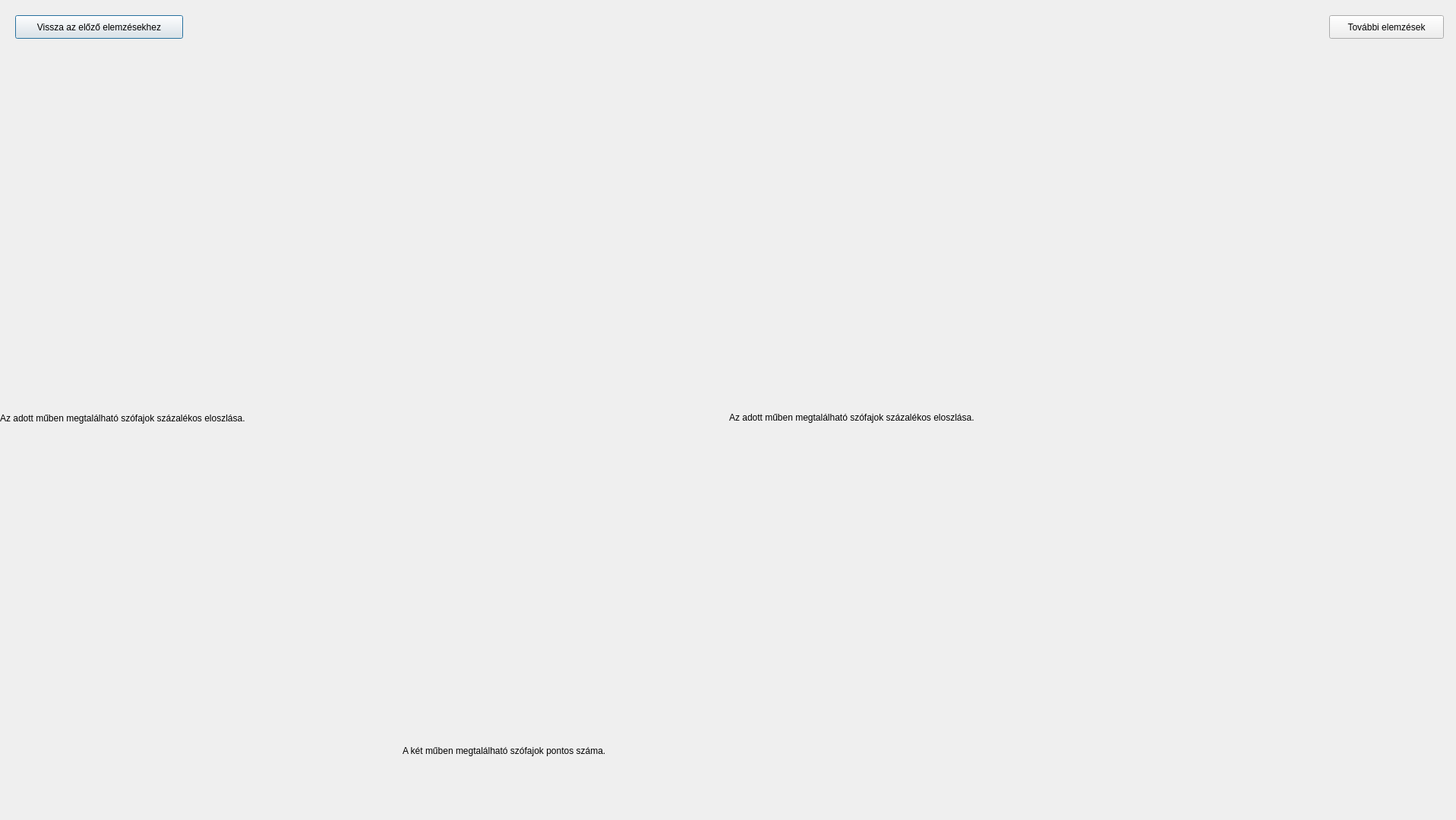
<?xml version="1.0" encoding="UTF-8"?>
<ui version="4.0">
 <class>Dialog</class>
 <widget class="QDialog" name="Dialog">
  <property name="geometry">
   <rect>
    <x>0</x>
    <y>0</y>
    <width>1917</width>
    <height>1080</height>
   </rect>
  </property>
  <property name="windowTitle">
   <string>Dialog</string>
  </property>
  <widget class="QWidget" name="verticalLayoutWidget">
   <property name="geometry">
    <rect>
     <x>0</x>
     <y>60</y>
     <width>961</width>
     <height>541</height>
    </rect>
   </property>
   <layout class="QVBoxLayout" name="vbox_1">
    <property name="sizeConstraint">
     <enum>QLayout::SetDefaultConstraint</enum>
    </property>
    <item>
     <widget class="QLabel" name="title_1">
      <property name="text">
       <string/>
      </property>
      <property name="textFormat">
       <enum>Qt::AutoText</enum>
      </property>
      <property name="alignment">
       <set>Qt::AlignCenter</set>
      </property>
     </widget>
    </item>
   </layout>
  </widget>
  <widget class="QLabel" name="themes_1">
   <property name="geometry">
    <rect>
     <x>0</x>
     <y>510</y>
     <width>639</width>
     <height>20</height>
    </rect>
   </property>
   <property name="text">
    <string/>
   </property>
  </widget>
  <widget class="QWidget" name="verticalLayoutWidget_2">
   <property name="geometry">
    <rect>
     <x>960</x>
     <y>60</y>
     <width>961</width>
     <height>541</height>
    </rect>
   </property>
   <layout class="QVBoxLayout" name="vbox_2">
    <property name="sizeConstraint">
     <enum>QLayout::SetDefaultConstraint</enum>
    </property>
    <item>
     <widget class="QLabel" name="title_2">
      <property name="text">
       <string/>
      </property>
      <property name="alignment">
       <set>Qt::AlignCenter</set>
      </property>
     </widget>
    </item>
   </layout>
  </widget>
  <widget class="QLabel" name="themes_2">
   <property name="geometry">
    <rect>
     <x>960</x>
     <y>510</y>
     <width>639</width>
     <height>20</height>
    </rect>
   </property>
   <property name="text">
    <string/>
   </property>
  </widget>
  <widget class="QPushButton" name="prev_screen_button">
   <property name="geometry">
    <rect>
     <x>20</x>
     <y>20</y>
     <width>221</width>
     <height>31</height>
    </rect>
   </property>
   <property name="text">
    <string>Vissza az előző elemzésekhez</string>
   </property>
  </widget>
  <widget class="QPushButton" name="next_screen_button">
   <property name="geometry">
    <rect>
     <x>1750</x>
     <y>20</y>
     <width>151</width>
     <height>31</height>
    </rect>
   </property>
   <property name="text">
    <string>További elemzések</string>
   </property>
  </widget>
  <widget class="QWidget" name="verticalLayoutWidget_3">
   <property name="geometry">
    <rect>
     <x>0</x>
     <y>600</y>
     <width>1921</width>
     <height>401</height>
    </rect>
   </property>
   <layout class="QVBoxLayout" name="pos_vbox"/>
  </widget>
  <widget class="QLabel" name="pos_pie_label_1">
   <property name="geometry">
    <rect>
     <x>0</x>
     <y>540</y>
     <width>471</width>
     <height>21</height>
    </rect>
   </property>
   <property name="text">
    <string>Az adott műben megtalálható szófajok százalékos eloszlása.</string>
   </property>
  </widget>
  <widget class="QLabel" name="pos_pie_label_2">
   <property name="geometry">
    <rect>
     <x>960</x>
     <y>540</y>
     <width>471</width>
     <height>20</height>
    </rect>
   </property>
   <property name="text">
    <string>Az adott műben megtalálható szófajok százalékos eloszlása.</string>
   </property>
  </widget>
  <widget class="QLabel" name="pos_comp_label">
   <property name="geometry">
    <rect>
     <x>530</x>
     <y>980</y>
     <width>411</width>
     <height>17</height>
    </rect>
   </property>
   <property name="text">
    <string>A két műben megtalálható szófajok pontos száma.</string>
   </property>
  </widget>
  <widget class="QLabel" name="page_number_label_1">
   <property name="geometry">
    <rect>
     <x>320</x>
     <y>20</y>
     <width>67</width>
     <height>17</height>
    </rect>
   </property>
   <property name="text">
    <string/>
   </property>
  </widget>
  <widget class="QLabel" name="page_number_label_2">
   <property name="geometry">
    <rect>
     <x>420</x>
     <y>20</y>
     <width>67</width>
     <height>17</height>
    </rect>
   </property>
   <property name="text">
    <string/>
   </property>
  </widget>
 </widget>
 <resources/>
 <connections/>
</ui>
